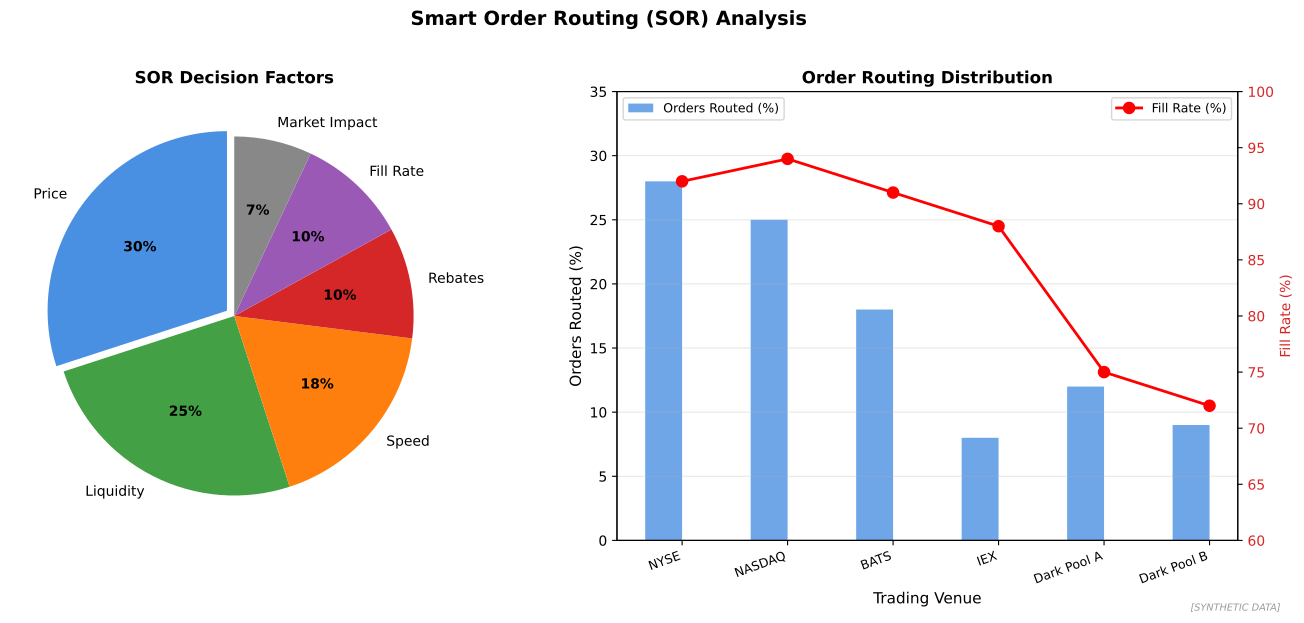

Here is the Python script that generated this plot:
"""
Order Routing Logic
Smart order routing decisions

Output: order_routing.pdf
Module: module_04_trad_finance
Lesson: 40 - Electronic Trading
"""

from pathlib import Path
import matplotlib.pyplot as plt
import numpy as np

CHART_METADATA = {
    'title': 'Order Routing',
    'module': 'module_04_trad_finance',
    'lesson': 40,
    'url': 'https://github.com/Digital-AI-Finance/digital-finance/tree/main/module_04_trad_finance/figures/order_routing'
}

plt.rcParams.update({'font.size': 10, 'axes.labelsize': 10})

def create_chart():
    fig, axes = plt.subplots(1, 2, figsize=(14, 6))

    # Routing Decision Factors
    ax1 = axes[0]

    factors = ['Price', 'Liquidity', 'Speed', 'Rebates', 'Fill Rate', 'Market Impact']
    weights = [30, 25, 18, 10, 10, 7]
    colors = ['#4A90E2', '#44A044', '#FF7F0E', '#D62728', '#9B59B6', '#888888']

    wedges, texts, autotexts = ax1.pie(weights, labels=factors, autopct='%1.0f%%',
                                        colors=colors, startangle=90,
                                        explode=[0.05, 0, 0, 0, 0, 0])

    for autotext in autotexts:
        autotext.set_fontweight('bold')
        autotext.set_fontsize(10)

    ax1.set_title('SOR Decision Factors', fontsize=12, fontweight='bold')

    # Venue Selection
    ax2 = axes[1]

    venues = ['NYSE', 'NASDAQ', 'BATS', 'IEX', 'Dark Pool A', 'Dark Pool B']
    routed_pct = [28, 25, 18, 8, 12, 9]
    fill_rate = [92, 94, 91, 88, 75, 72]

    x = np.arange(len(venues))
    width = 0.35

    bars1 = ax2.bar(x - width/2, routed_pct, width, label='Orders Routed (%)', color='#4A90E2', alpha=0.8)

    ax2_twin = ax2.twinx()
    ax2_twin.plot(x, fill_rate, 'ro-', linewidth=2, markersize=8, label='Fill Rate (%)')
    ax2_twin.set_ylabel('Fill Rate (%)', fontsize=10, color='#D62728')
    ax2_twin.tick_params(axis='y', labelcolor='#D62728')
    ax2_twin.set_ylim(60, 100)

    ax2.set_xlabel('Trading Venue', fontsize=11)
    ax2.set_ylabel('Orders Routed (%)', fontsize=11)
    ax2.set_title('Order Routing Distribution', fontsize=12, fontweight='bold')
    ax2.set_xticks(x)
    ax2.set_xticklabels(venues, rotation=20, ha='right', fontsize=9)
    ax2.legend(loc='upper left', fontsize=9)
    ax2_twin.legend(loc='upper right', fontsize=9)
    ax2.set_ylim(0, 35)
    ax2.yaxis.grid(True, alpha=0.3)

    fig.suptitle('Smart Order Routing (SOR) Analysis', fontsize=14, fontweight='bold', y=1.02)
    fig.text(0.98, 0.02, '[SYNTHETIC DATA]', fontsize=7, color='#999999', ha='right', style='italic')
    plt.tight_layout()

    output_path = Path(__file__).parent / 'order_routing.pdf'
    plt.savefig(output_path, format='pdf', dpi=300, bbox_inches='tight')
    plt.close()
    print(f"Chart saved to: {output_path}")
    return output_path

if __name__ == '__main__':
    create_chart()
